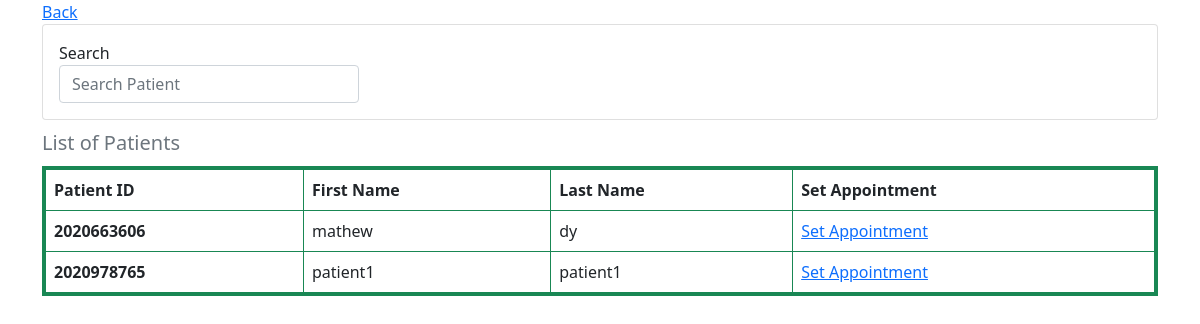
Screenshot of /users/set-appointment.php with the database file from the repository.
### tables this page shows
CREATE TABLE `patients` (
  `id` int(11) NOT NULL,
  `email` varchar(50) NOT NULL,
  `password` varchar(255) NOT NULL,
  `first_name` varchar(30) NOT NULL,
  `last_name` varchar(30) NOT NULL,
  `age` int(20) NOT NULL,
  `gender` varchar(20) NOT NULL,
  `date_of_birth` date NOT NULL,
  `mobile_number` varchar(13) NOT NULL,
  `hmo` varchar(20) NOT NULL,
  `patient_id` int(50) NOT NULL,
  `v_code` varchar(255) NOT NULL,
  `email_status` int(11) NOT NULL,
  `date_time_created` datetime NOT NULL,
  `date_time_updated` datetime DEFAULT NULL,
  `remarks` varchar(20) DEFAULT NULL
);

### users/set-appointment.php (the view, shortened to what this page needs)
<?php
include('../connection.php');
if(isset($_GET['page'])){
    $page = $_GET['page'];
}else{
    $page = 1;
}
$num_per_page = 05;
$start_from = ($page-1)*05;
?>
<!DOCTYPE html>
<html lang="en">
<head>
    <link href="https://cdn.jsdelivr.net/npm/bootstrap@5.0.2/dist/css/bootstrap.min.css" rel="stylesheet">
</head>
<body>
<div class="container">
    <a href="appointment.php">Back</a>
    <div class="card">
        <div class="card-body">
            <label for="search">Search</label>
            <input type="text"  id="search_patient"  class="form-control" placeholder="Search Patient" style="width: 300px;">
        </div>
    </div>
</div>
<div class="container">
    <div class="table-responsive">
            <table class="table table-responsive table-bordered caption-top border border-success border-4 " id="table_data">
                <caption style="font-size: 20px;">List of Patients</caption>
                    <thead>
                        <tr>
                            <th scope="col">Patient ID</th>
                            <th scope="col">First Name</th>
                            <th scope="col">Last Name</th>
                            <th scope="col">Set Appointment</th>
                        </tr>
                    </thead>
                    <tbody>
                        <?php
                            $query = "SELECT * FROM patients LIMIT $start_from , $num_per_page";
                            $run = mysqli_query($conn,$query);
                            if(mysqli_fetch_assoc($run) > 0){
                                foreach($run as $row){
                                ?>
                                <tbody>
                                    <tr>
                                        <td><b> <?php echo $row ['patient_id']?></b> </td>
                                        <td><?php echo $row ['first_name']?></td>
                                        <td><?php echo $row ['last_name']?></td>
                                        <td>
                                            <a href="set-patient.php?patient_id=<?php echo $row ['patient_id']?>">Set Appointment</a>
                                        </td>
                                    </tr>
                                </tbody>
                                <?php
                                }
                            }
                        ?>
                    </tbody>
            </table>
        </div>
    </div>
</body>
</html>

### rows the page displays
patients: patient "2020663606", first_name "mathew", last_name "dy"
patients: patient "2020978765", first_name "patient1", last_name "patient1"
